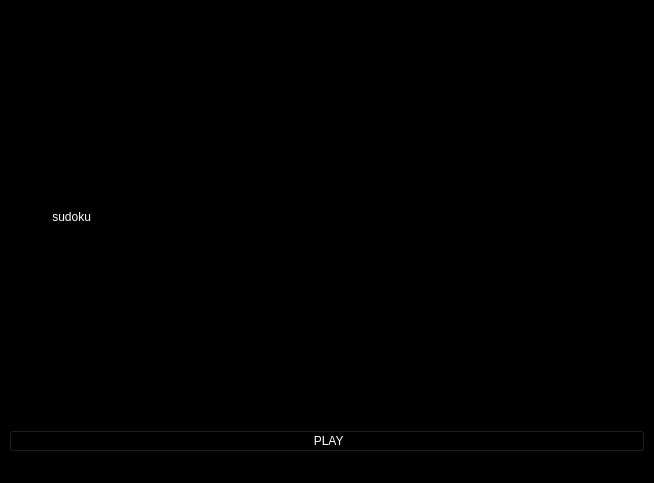
<?xml version="1.0" encoding="UTF-8"?>
<ui version="4.0">
 <class>MainWindow</class>
 <widget class="QMainWindow" name="MainWindow">
  <property name="geometry">
   <rect>
    <x>0</x>
    <y>0</y>
    <width>654</width>
    <height>483</height>
   </rect>
  </property>
  <property name="windowTitle">
   <string>MainWindow</string>
  </property>
  <property name="styleSheet">
   <string notr="true">alternate-background-color: rgb(0, 0, 0);
color: rgb(255, 255, 255);
background-color: rgb(0, 0, 0);</string>
  </property>
  <widget class="QWidget" name="centralwidget">
   <layout class="QVBoxLayout" name="verticalLayout">
    <item>
     <widget class="QLabel" name="label">
      <property name="styleSheet">
       <string notr="true">font: 72pt &quot;Pristina&quot;;</string>
      </property>
      <property name="text">
       <string>             sudoku</string>
      </property>
     </widget>
    </item>
    <item>
     <widget class="QPushButton" name="pushButton">
      <property name="styleSheet">
       <string notr="true">font: 16pt &quot;Pristina&quot;;</string>
      </property>
      <property name="text">
       <string> PLAY</string>
      </property>
     </widget>
    </item>
   </layout>
  </widget>
  <widget class="QMenuBar" name="menubar">
   <property name="geometry">
    <rect>
     <x>0</x>
     <y>0</y>
     <width>654</width>
     <height>21</height>
    </rect>
   </property>
  </widget>
  <widget class="QStatusBar" name="statusbar"/>
 </widget>
 <resources/>
 <connections/>
</ui>
